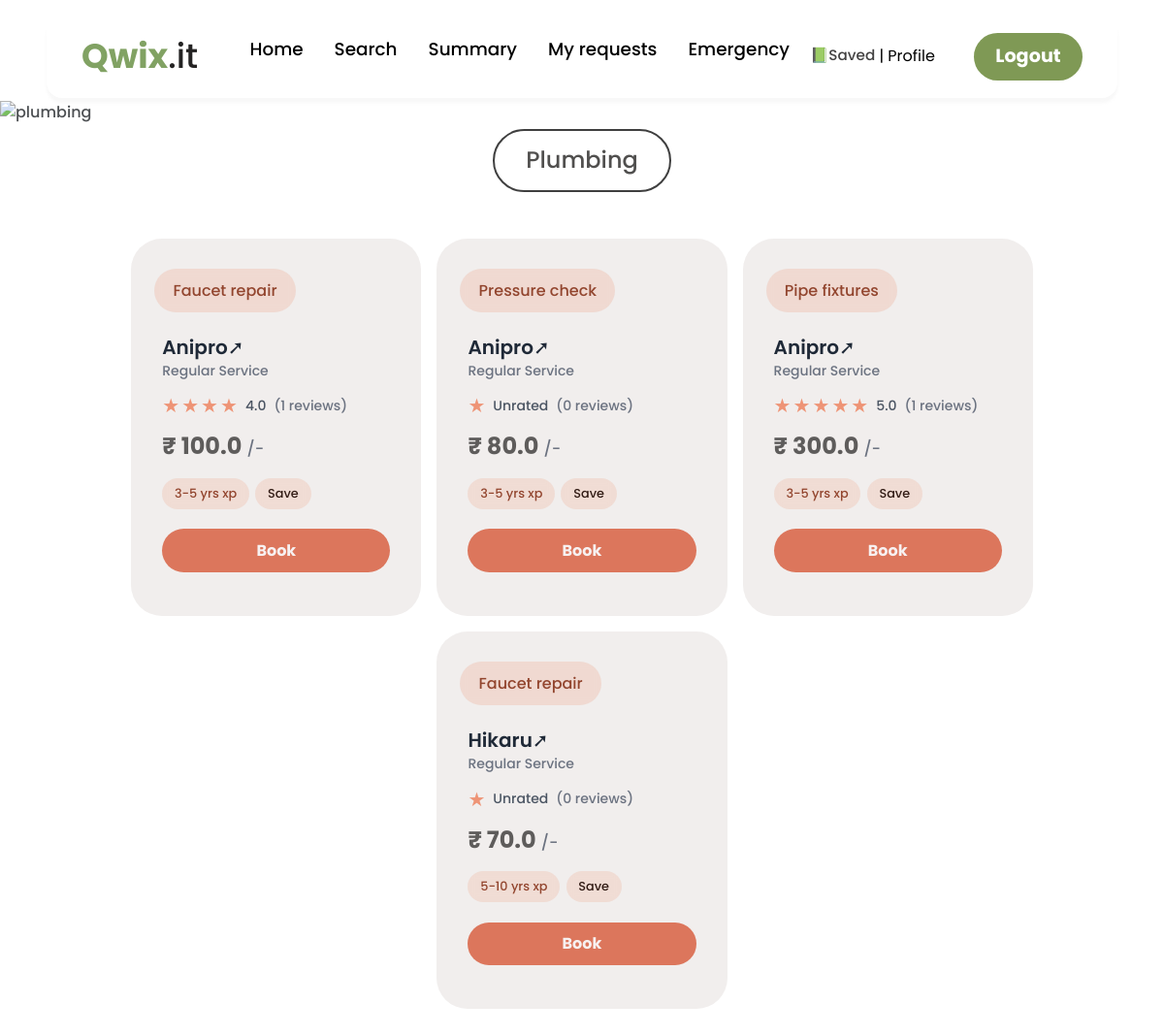
The page /packages1 (signed in) on the database its author committed.
### webapp/models.py (models this page shows)
class Service(db.Model):
    __tablename__ = 'service'
    id = db.Column(db.Integer, primary_key=True)
    name = db.Column(db.String(150), nullable=False)
    base_price = db.Column(db.Float, nullable=False)
    description = db.Column(db.String(500))
    category = db.Column(db.String(50), nullable=False) #emergency, platinum, normal

class ServicePackage(db.Model):
    __tablename__ = 'service_package'
    id = db.Column(db.Integer, primary_key=True)
    professional_id = db.Column(db.Integer, db.ForeignKey('professional.id'), nullable=True)
    service_id = db.Column(db.Integer, db.ForeignKey('service.id'), nullable=False)
    name = db.Column(db.String(150), nullable=False)
    price = db.Column(db.Float, nullable=False)
    description = db.Column(db.String(500), nullable=False)
    duration = db.Column(db.String, nullable=False, default='00:20:00')
    is_flagged = db.Column(db.Boolean, default=False)
    professional = db.relationship('Professional', backref='service_packages')
    service = db.relationship('Service', backref='service_packages')

class Professional(db.Model):
    __tablename__ = 'professional'
    id = db.Column(db.Integer, primary_key=True)
    p_name = db.Column(db.String(150), nullable=False)
    p_email = db.Column(db.String(150), nullable=False)
    p_phone = db.Column(db.Integer, nullable=False)
    paddress = db.Column(db.String(300), nullable=False)
    ppassword = db.Column(db.String(150), nullable=False)
    p_pincode = db.Column(db.Integer, nullable=False)
    document_proof = db.Column(db.String(550), nullable=False)
    experience_years = db.Column(db.String, nullable=False)
    rating = db.Column(db.Float, nullable=False, default=0.0)
    base_price = db.Column(db.Float, nullable=False, default=0.0)
    is_approved = db.Column(db.Boolean, default=False)
    is_blocked = db.Column(db.Boolean, default=True)
    user_id = db.Column(db.Integer, db.ForeignKey('user.id'))
    service_id = db.Column(db.Integer, db.ForeignKey('service.id'), nullable=False)
    user = db.relationship('User', backref='professional_profile')
    service = db.relationship('Service', backref=db.backref('professionals', lazy='dynamic'))

### webapp/views.py (the view)
@app.route('/packages<int:service_id>', methods=['GET'])
def packages(service_id):
    if  not session.get('logged_in') or 'username' not in session:
        return redirect(url_for('login'))
    if session.get('userole') != "customer" :
        return "<h1>You don't have access to this page</h1>"
    elif session.get('logged_in') and session.get('userole') == 'customer':
        packages = ServicePackage.query.filter_by(service_id=service_id).all()
        service_name = Service.query.get(service_id).name
        package_data = []
        for package in packages:
            professional = Professional.query.get(package.professional_id)
            avg_rating = Review.query.join(ServiceRequest, ServiceRequest.id == Review.service_request_id).filter(
                            ServiceRequest.package_id == package.id
                                ).with_entities(func.avg(Review.rating).label('avg_rating')).scalar()
            review_count = Review.query.join(ServiceRequest).filter(ServiceRequest.package_id == package.id).count()
            review_comment = [review.comment for review in Review.query.join(ServiceRequest).filter(ServiceRequest.package_id == package.id).all()]
            review_comment = review_comment[:3] if review_comment else None
            service_type = Service.query.get(service_id).category
            if service_type == 'normal':
                service_type = 'Regular Service'
            package_detail = {
                'name': package.name,
                'professional_name': professional.p_name if professional else 'N/A',
                'experience': professional.experience_years if professional else 'N/A',
                'base_price': package.price,
                'rating': round(avg_rating, 1) if avg_rating else 'Unrated',
                'reviews' : review_count if review_count else '0',
                'package_id': package.id,
                'professional_id': professional.id if professional else None,
                'comment': review_comment if review_comment else '',
                'type' :  service_type if service_type else 'Unknown type'
            }
            package_data.append(package_detail)
        return render_template('services/packages.html',
                               package_data=package_data,
                               service = service_name)
    else:
        flash('Please login to access this page', 'error')
        return redirect(url_for('login'))

### webapp/templates/services/packages.html (shortened to what this page needs)
{% extends 'nav.html' %}
{% block styles %}
    <link href="https://cdn.jsdelivr.net/npm/bootstrap@5.3.3/dist/css/bootstrap.min.css" rel="stylesheet">
    <link rel="stylesheet" href="{{ url_for('static', filename='service.css') }}">
    <link rel="stylesheet" href="{{ url_for('static', filename='nav.css') }}">
{% endblock %}
{% block content %}
    <main>
        <div class = "title_service">
            <h1 class="pk_title">
        <h1 class="pk_title">{{service}}</h1>
        </div>
        <div class="pkgs_container">
            {% for data in package_data %}
            <div class="pkg_card">
                <div class = "pkg_name">
                <h5 class="pkg_title">{{ data.name }}</h5>
                </div>
                <div class="pkg_body">
                    <h1 >
                        <div class="pro_name">
                            {% set pro_name = data.professional_name%}
                            <a style="text-decoration : none;color: inherit; font-weight: 550;"
                            href="{{ url_for('pro_profile', edit_p= pro_name) }}">
                            {{data.professional_name}}➚
                            </a>
                        </div>
                        <div class="service_type">{{data.type}}</div>
                        <div class="ratings_enc">
                            <div class="stars_rating">
                                {% if data.rating %}
                                {% for i in range(data.rating|int -1) %}
                                <span class="star">★</span>
                                {% endfor %}
                                <span class="star star-empty">★</span>
                                 {% endif %}
                            </div>
                            <span class="rating_val">{{data.rating}}</span>
                            <span class="review_count">({{data.reviews}} reviews) </span>
                        </div>
                        <div class="price_val">
                            ₹ {{data.base_price}}
                            <span class="price_per">/- </span>
                        </div>
                        <div class="xp_duration">
                            {{data.experience}} yrs xp
                        </div>
                        <a class="saveb"
                        href="{{ url_for('save_package', pkg_id= data.package_id) }}" >
                        Save
                        </a>
                        <button class="book_btn toggler"
                        data-bs-toggle="collapse"
                        data-bs-target="#flush-collapseOne{{ data.package_id }}"
                        aria-expanded="false"
                        aria-controls="flush-collapseOne{{ data.package_id }}"
                        data-id="{{ data.package_id }}">
                        Book</button>
                    </h1>
                </div>
            </div>
            {% endfor %}
        </div>
    </main>
{% endblock %}

### webapp/static/nav.css (style rules this page uses)
* { margin: 0; padding: 0; font-family: poppins; font-weight: 500; }
body { background-color: #ffffff; font-family: nunito; margin: 1rem; padding: 0; }
a { text-decoration: none; transition: 0.3s; }
h1 { font-family: poppins; font-weight: 500; font-size: 1.5rem; color: #504f4e; }

### webapp/static/service.css (style rules this page uses)
a { text-decoration: none; transition: 0.3s; color: #faf9f9; }
main { padding: 2rem auto; display: flex; flex-direction: column; justify-content: center; align-items: center; }
.title_service { max-width : 20rem; border-radius: 3rem; padding: 0.5rem 2rem; text-align: center; border : 2px solid #3f3f3f; margin : 2rem; }
.pkg_name { color: rgb(75, 75, 75); font-size: 2rem; }
.pkgs_container { display: flex; flex-wrap: wrap; gap: 1rem; justify-content: center; padding: 1rem; }
.pkg_card { width: 18.7rem; background-color : #f1eeed; backdrop-filter: blur(10px); border-radius: 2rem; padding: 1.5rem; position: relative; overflow: hidden; transition: ease 0.3s; }
.pkg_body { padding: 0.3rem 0.5rem; }
.pkg_title { display: inline-block; background-color: rgba(233, 136, 104, 0.205); backdrop-filter: blur(4px); color: #92452e; padding: 0.8rem 1.2rem; border-radius: 5rem; font-size: 1rem; font-weight: 500; margin-bottom: 1.2rem; }
.pro_name { font-size: 1.25rem; font-weight: 600; color: #1f2937; margin-bottom: 0.25rem; }
.service_type { font-size: 0.875rem; color: #6b7280; margin-bottom: 1rem; }
.ratings_enc { display: flex; align-items: center; gap: 0.5rem; margin-bottom: 1rem; }
.stars_rating { display: flex; gap: 2px; }
.stars_rating { color: #ee9476; font-size: 1.25rem; }
.rating_val { font-size: 0.875rem; color: #4b5563; }
.review_count { color: #6b7280; font-size: 0.875rem; }
.price_val { font-size: 1.5rem; font-weight: 700; color: #5e5c5b; margin-bottom: 1rem; }
.price_per { font-size: 1rem; color: #6b7280; }
.xp_duration, .saveb { display: inline-block; background: rgba(238, 148, 118,0.2); backdrop-filter: blur(4px); color: #92452e; padding: 0.5rem 0.8rem; border-radius: 2rem; font-size: 0.8rem; margin-bottom: 0.5rem; }
.saveb { text-decoration: none; color: #321c15; }
.book_btn { background-color: #DC765C; color: rgb(247, 241, 241); border: none; padding: 0.8rem 1.5rem; border-radius: 3rem; cursor: pointer; font-size: 1rem; font-weight: bold; width: 100%; margin : 0.8rem 0rem 0.5rem 0rem; }

### rows shown on the page
Service: name "Plumbing"
ServicePackage: name "Faucet repair", base_price "100.0"
Professional: professional_name "Anipro" "Anipro" "Anipro", experience "3-5" "3-5" "3-5"
ServicePackage: name "Pressure check", base_price "80.0"
ServicePackage: name "Pipe fixtures", base_price "300.0"
ServicePackage: name "Faucet repair", base_price "70.0"
Professional: professional_name "Hikaru", experience "5-10"

### other values the page prints
{{ data.type }} "Regular Service" "Regular Service" "Regular Service" "Regular Service"
{{ data.rating }} "4.0" "Unrated" "5.0" "Unrated"
{{ data.reviews }} "1" "0" "1" "0"
